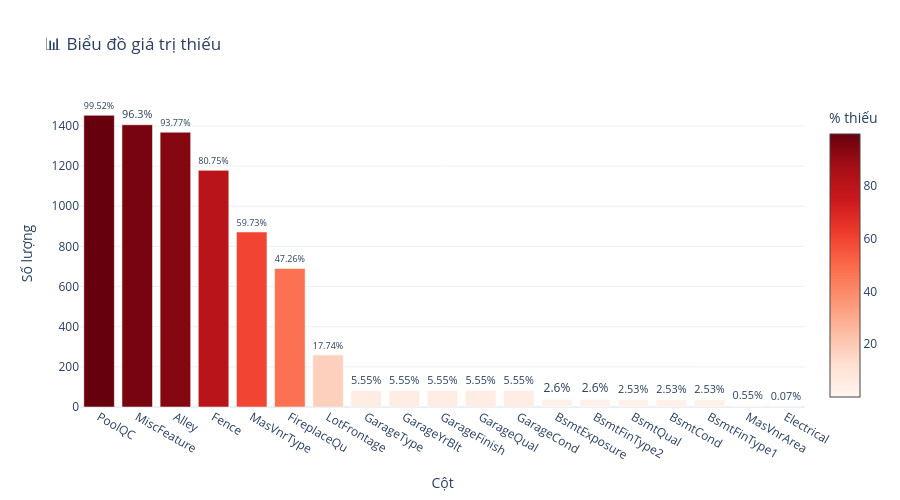

The notebook cell saved with this chart:
### Markdown cell above
### 3. Phân tích giá trị thiếu (Before Cleaning)

### Code cell
# Phân tích chi tiết giá trị thiếu TRƯỚC khi clean
print("📊 PHÂN TÍCH GIÁ TRỊ THIẾU TRƯỚC KHI CLEAN:")


eda.missing_values()

### Figure 1 — Plotly figure (JSON) as saved in the notebook; plotly's stock layout.template omitted (floating-point values rounded to 4 significant figures)
{"data": [{"marker": {"color": [99.52, 96.3, 93.77, 80.75, 59.73, 47.26, 17.74, 5.55, 5.55, 5.55, 5.55, 5.55, 2.6, 2.6, 2.53, 2.53, 2.53, 0.55, 0.07], "colorbar": {"title": {"text": "% thiếu"}}, "colorscale": [[0, "rgb(255,245,240)"], [0.125, "rgb(254,224,210)"], [0.25, "rgb(252,187,161)"], [0.375, "rgb(252,146,114)"], [0.5, "rgb(251,106,74)"], [0.625, "rgb(239,59,44)"], [0.75, "rgb(203,24,29)"], [0.875, "rgb(165,15,21)"], [1, "rgb(103,0,13)"]], "showscale": true}, "text": ["99.52%", "96.3%", "93.77%", "80.75%", "59.73%", "47.26%", "17.74%", "5.55%", "5.55%", "5.55%", "5.55%", "5.55%", "2.6%", "2.6%", "2.53%", "2.53%", "2.53%", "0.55%", "0.07%"], "textposition": "outside", "type": "bar", "x": ["PoolQC", "MiscFeature", "Alley", "Fence", "MasVnrType", "FireplaceQu", "LotFrontage", "GarageType", "GarageYrBlt", "GarageFinish", "GarageQual", "GarageCond", "BsmtExposure", "BsmtFinType2", "BsmtQual", "BsmtCond", "BsmtFinType1", "MasVnrArea", "Electrical"], "y": [1453, 1406, 1369, 1179, 872, 690, 259, 81, 81, 81, 81, 81, 38, 38, 37, 37, 37, 8, 1]}], "layout": {"height": 500, "title": {"text": "📊 Biểu đồ giá trị thiếu"}, "xaxis": {"title": {"text": "Cột"}}, "yaxis": {"title": {"text": "Số lượng"}}}}
